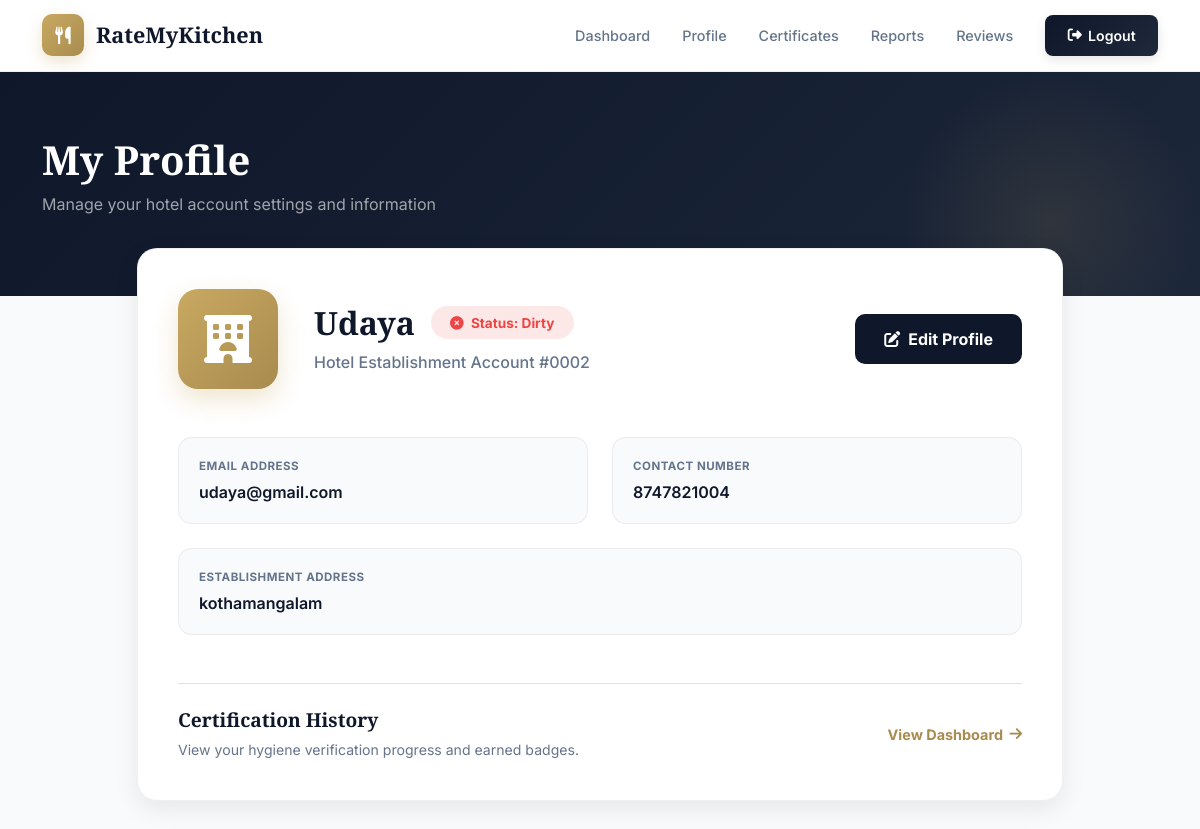
The page /User/profile/ (signed in) on the database its author committed.
### User/models.py (models this page shows, shortened)
class tbl_hotel(models.Model):
    hotel_name = models.CharField(max_length=100)
    hotel_email = models.EmailField(unique=True)
    hotel_password = models.CharField(max_length=128)
    hotel_contact = models.CharField(max_length=20, blank=True)
    hotel_address = models.CharField(max_length=255, blank=True)
    is_verified = models.IntegerField(
        choices=[
            (0, 'Not Verified'),
            (1, 'Verified'),
            (2, 'Rejected')
        ],
        default=0
    )
    hygiene_status = models.CharField(
        max_length=50,
        choices=[
            ('Pending', 'Pending'),
            ('Clean', 'Clean'),
            ('Moderately Clean', 'Moderately Clean'),
            ('Dirty', 'Dirty'),
        ],
        default='Pending'
    )
    certificate_generated = models.BooleanField(default=False)
    verified_at = models.DateTimeField(null=True, blank=True)

### User/views.py (the view)
# urls.py: path("profile/",views.myprofile,name="myprofile"),
def myprofile(request):
    hotel = _require_hotel(request)
    if not hotel:
        return redirect("guest:login")
    return render(request, "User/MyProfile.html", {"user": hotel})

### User/views.py (called while the page is built)
def _require_hotel(request):
    hid = request.session.get("hid")
    if not hid:
        return None
    try:
        return tbl_hotel.objects.get(id=hid)
    except tbl_hotel.DoesNotExist:
        return None

### templates/User/MyProfile.html (shortened to what this page needs)
{% extends "User/Header.html" %}
{% block content %}
<div class="page-banner">
    <div class="container banner-content" data-aos="fade-up">
        <h1 class="banner-title">My Profile</h1>
        <p class="banner-subtitle">Manage your hotel account settings and information</p>
    </div>
</div>
<div class="container" style="margin-top: -3rem; position: relative; z-index: 5;">
    <div class="row justify-content-center">
        <div class="col-lg-10">
            <div class="clean-card" data-aos="fade-up" data-aos-delay="100">
                <div class="row align-items-center mb-5">
                    <div class="col-md-auto text-center text-md-start mb-4 mb-md-0">
                        <div style="width: 100px; height: 100px; background: linear-gradient(135deg, var(--primary), var(--primary-dark)); border-radius: 20px; display: flex; align-items: center; justify-content: center; color: white; font-size: 3rem; box-shadow: 0 10px 25px rgba(201,169,97,0.3);">
                            <i class="fas fa-hotel"></i>
                        </div>
                    </div>
                    <div class="col-md ps-md-4">
                        <div class="d-flex flex-wrap align-items-center gap-3 mb-2">
                            <h2 style="font-size: 2rem; font-weight: 800; color: var(--dark); margin: 0;">{{ user.hotel_name }}</h2>
                            <span style="background: {% if user.hygiene_status == 'Clean' %}rgba(16,185,129,0.12); color: #10b981;{% elif user.hygiene_status == 'Moderate' %}rgba(245,158,11,0.12); color: #f59e0b;{% else %}rgba(239,68,68,0.12); color: #ef4444;{% endif %} padding: 0.4rem 1.2rem; border-radius: 50px; font-weight: 700; font-size: 0.85rem;">
                                <i class="fas fa-{% if user.hygiene_status == 'Clean' %}check-circle{% elif user.hygiene_status == 'Moderate' %}exclamation-circle{% else %}times-circle{% endif %} me-1"></i>
                                Status: {{ user.hygiene_status|default:"Not Inspected" }}
                            </span>
                        </div>
                        <p style="color: var(--text-sub); margin: 0; font-weight: 500;">Hotel Establishment Account #{{ user.id|stringformat:"04d" }}</p>
                    </div>
                    <div class="col-md-auto mt-4 mt-md-0">
                        <a href="/User/edit-profile/" class="btn" style="background: var(--dark); color: white; padding: 0.75rem 1.75rem; border-radius: 10px; font-weight: 700; display: inline-flex; align-items: center; gap: 0.5rem; transition: all 0.3s; width: 100%; justify-content: center;">
                            <i class="fas fa-edit"></i> Edit Profile
                        </a>
                    </div>
                </div>
                <div class="row g-4">
                    <div class="col-md-6">
                        <div style="padding: 1.25rem; background: #f8fafc; border-radius: 14px; border: 1px solid var(--border);">
                            <div style="font-size: 0.72rem; text-transform: uppercase; font-weight: 700; color: var(--text-sub); letter-spacing: 0.5px; margin-bottom: 0.35rem;">Email Address</div>
                            <div style="font-size: 1rem; font-weight: 600; color: var(--dark); line-height: 1.4;">{{ user.hotel_email }}</div>
                        </div>
                    </div>
                    <div class="col-md-6">
                        <div style="padding: 1.25rem; background: #f8fafc; border-radius: 14px; border: 1px solid var(--border);">
                            <div style="font-size: 0.72rem; text-transform: uppercase; font-weight: 700; color: var(--text-sub); letter-spacing: 0.5px; margin-bottom: 0.35rem;">Contact Number</div>
                            <div style="font-size: 1rem; font-weight: 600; color: var(--dark); line-height: 1.4;">{{ user.hotel_contact }}</div>
                        </div>
                    </div>
                    <div class="col-12">
                        <div style="padding: 1.25rem; background: #f8fafc; border-radius: 14px; border: 1px solid var(--border);">
                            <div style="font-size: 0.72rem; text-transform: uppercase; font-weight: 700; color: var(--text-sub); letter-spacing: 0.5px; margin-bottom: 0.35rem;">Establishment Address</div>
                            <div style="font-size: 1rem; font-weight: 600; color: var(--dark); line-height: 1.4;">{{ user.hotel_address }}</div>
                        </div>
                    </div>
                </div>
                <div class="mt-5 pt-4 border-top">
                    <div class="row align-items-center">
                        <div class="col">
                            <h4 style="font-size: 1.2rem; font-weight: 800; color: var(--dark); margin-bottom: 0.5rem;">Certification History</h4>
                            <p style="font-size: 0.88rem; color: var(--text-sub); margin: 0;">View your hygiene verification progress and earned badges.</p>
                        </div>
                        <div class="col-auto">
                            <a href="/User/certificates/" style="color: var(--primary-dark); font-weight: 700; text-decoration: none; font-size: 0.9rem; display: flex; align-items: center; gap: 0.4rem;">
                                View Dashboard <i class="fas fa-arrow-right"></i>
                            </a>
                        </div>
                    </div>
                </div>
            </div>
        </div>
    </div>
</div>
{% endblock %}

### templates/User/Header.html (style rules this page uses)
:root { --primary: #C9A961; --primary-dark: #A88B4F; --primary-light: #f5e9cb; --success: #10b981; --warning: #f59e0b; --danger: #ef4444; --dark: #0f172a; --dark2: #1e293b; --card-bg: #ffffff; --body-bg: #f8fafc; --text-main: #0f172a; --text-sub: #64748b; --border: rgba(0,0,0,0.06); --shadow-sm: 0 2px 8px rgba(0, 0, 0, 0.04); --shadow-md: 0 8px 24px rgba(0, 0, 0, 0.08); --shadow-lg: 0 16px 48px rgba(0, 0, 0, 0.12); }
* { margin: 0; padding: 0; box-sizing: border-box; }
body { font-family: 'Inter', sans-serif; background: var(--body-bg); color: var(--text-main); min-height: 100vh; overflow-x: hidden; }
h1, h2, h3, h4, h5, h6 { font-family: 'Playfair Display', serif; font-weight: 800; }
.page-banner { background: linear-gradient(135deg, var(--dark) 0%, #1c273a 100%); padding: 4rem 0; color: white; position: relative; overflow: hidden; margin-bottom: -3rem; }
.page-banner::before { content: ''; position: absolute; top: 0; right: 0; width: 300px; height: 300px; background: radial-gradient(circle, rgba(201,169,97,0.12) 0%, transparent 70%); z-index: 1; }
.banner-content { position: relative; z-index: 2; }
.banner-title { font-size: 2.5rem; font-weight: 900; margin-bottom: 0.5rem; }
.banner-subtitle { color: rgba(255,255,255,0.6); font-size: 1rem; }
.clean-card { background: var(--card-bg); border-radius: 20px; padding: 2.5rem; border: 1px solid var(--border); box-shadow: var(--shadow-md); margin-bottom: 2rem; position: relative; z-index: 3; }

### rows shown on the page
tbl_hotel: hotel_name "Udaya", hygiene_status "Dirty", id "0002", hotel_email "udaya@gmail.com", hotel_contact "8747821004", hotel_address "kothamangalam"
